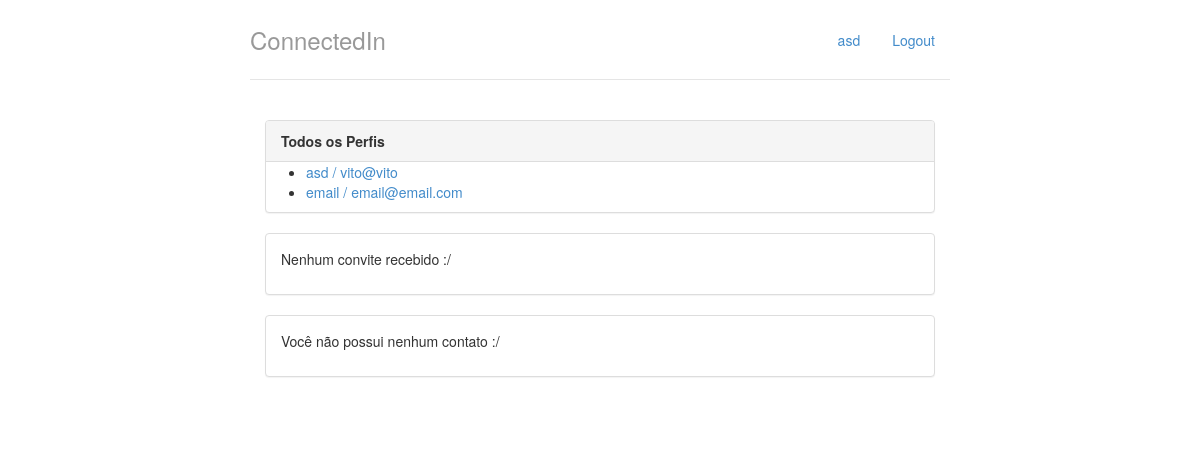
Before: / (signed in) with the older database file.
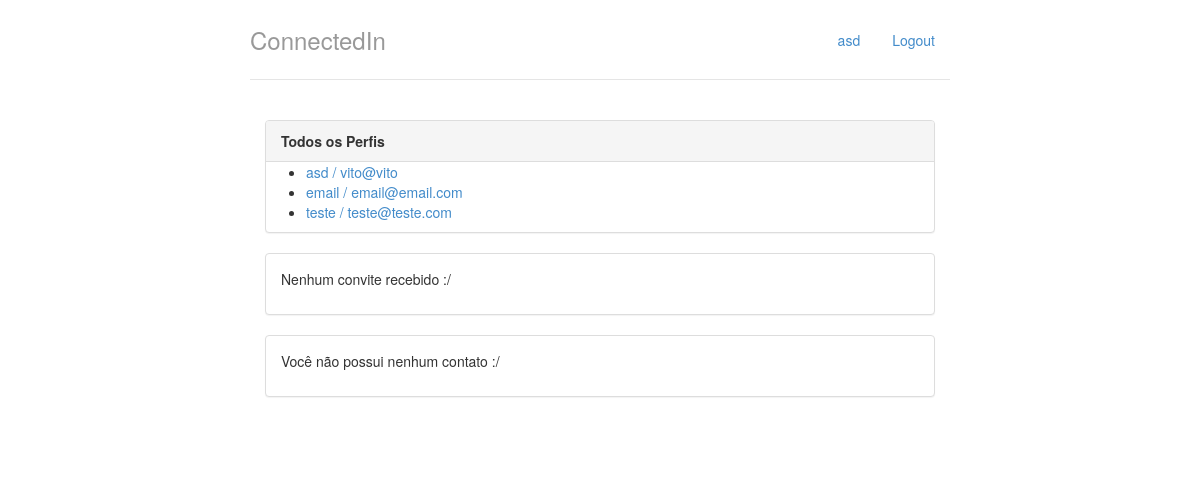
After: the same page with the newer database file.
### perfis/models.py (models this page shows, shortened)
class Perfil(models.Model):
    nome = models.CharField(max_length=255, null=False)
    telefone = models.CharField(max_length=15, null=False)
    nome_empresa = models.CharField(max_length=255, null=False)
    contatos = models.ManyToManyField('self')
    usuario = models.OneToOneField(User, related_name="perfil")
    @property
    def email(self):
        return self.usuario.email

### perfis/views.py (the view)
# urls.py: url(r'^$', views.index, name='index'),
@login_required
def index(request):
	return render(request, 'index.html', { 'perfis' : Perfil.objects.all(), 'perfil_logado' : get_perfil_logado(request)})

### perfis/views.py (called while the page is built)
@login_required
def get_perfil_logado(request):
	return request.user.perfil

### perfis/templates/index.html
{% extends "base.html" %}
{% block body %}
    <div class="col-lg-12">
        <div class="panel panel-default">
            <div class="panel-heading">
                <strong>Todos os Perfis</strong>
            </div>
            {% if perfis %}
            	<ul>
            		{%for perfil in perfis%}
            			<li>
            				<a href="{% url 'exibir' perfil.id %}">{{perfil.nome}} / {{perfil.email}}</a>
            			</li>
            		{% endfor %}
            	</ul>
            {% else %}
            	<p>Nenhum perfil cadastrado</p>
            {% endif %}
        </div>
        <div class="panel panel-default">
            {% with total_de_convites=perfil_logado.convites_recebidos.count %}
                {% if total_de_convites %}
                    <div class="panel-heading">
                        <strong>Você tem {{ total_de_convites }} convite{{ total_de_convites|pluralize}} pendentes</strong>
                    </div>
                    <ul class="list-group">
                        {% for convite in perfil_logado.convites_recebidos.all %}
                            <li class="list-group-item">
                                {{ convite.solicitante.nome }}
                                <a href="{% url 'aceitar' convite.id %}" class="pull-right">aceitar</a>
                            </li>
                        {% endfor %}
                    </ul>
                {% else %}
                    <div class="panel-body">
                        <p>Nenhum convite recebido :/</p>
                    </div>
                {% endif %}
            {% endwith %}
        </div>
        <div class="panel panel-default">
            {% with total_de_contatos=perfil_logado.contatos.count %}
                {% if total_de_contatos %}
                    <div class="panel-heading">
                        <strong>Você tem {{ total_de_contatos }} contato{{ total_de_contato|pluralize }}</strong>
                    </div>
                    <ul class="list-group">
                        {% for contato in perfil_logado.contatos.all %}
                            <li class="list-group-item">
                                <a href="{% url 'exibir' contato.id %}" class="list-group-item">{{ contato.nome }}</a>
                            </li>
                        {% endfor %}
                    </ul>
                {% else %}
                    <div class="panel-body">
                        <p>Você não possui nenhum contato :/</p>
                    </div>
                {% endif %}
            {% endwith %}
        </div>
    </div>
{% endblock %}

### perfis/templates/base.html (shortened to what this page needs)
{% load staticfiles %}
<!DOCTYPE html>
<html lang="pt-br">
    <head>
        <link href="{% static "styles/bootstrap.css" %}" rel="stylesheet">
        <link href="{% static "styles/main.css" %}" rel="stylesheet">
    </head>
    <body>
        <div class="container">
            <div class="header">
                <ul class="nav nav-pills pull-right">
                    <li class=""><a href="{% url 'index' %}">{{ perfil_logado.nome }}</a></li>
                    <li class=""><a href="/logout/">Logout</a></li>
                </ul>
                <h3 class="text-muted">ConnectedIn</h3>
            </div>
            <div class="row content">
                {% block body%}
                {% endblock %}
            </div>
        </div>
    </body>
</html>

Changed rows visible on the page:
added Perfil: nome "teste", email "teste@teste.com"
